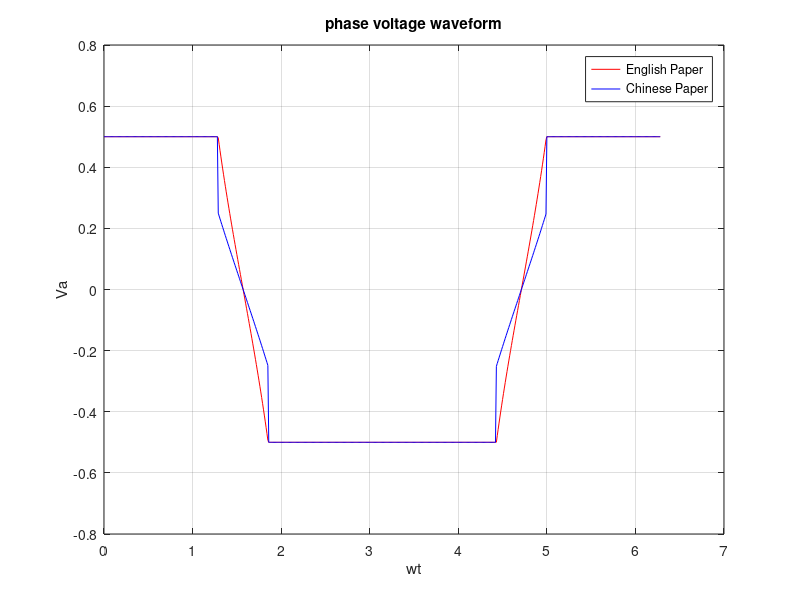

MATLAB code for this plot:
clear all

theta=0:0.01:2*pi;
Vs = 1.2;
Vdc = 1;
y = sqrt((3/4)*Vs*Vs-(9/16)) - sqrt(3)/4;
x = 1 + y / sqrt(3);
alpha = atan(y/x);
%constant

temp1 = (1/2)*Vs*Vdc;
temp2 = (1/2)*Vdc;
temp3 = sqrt(3);
temp4 = 1/sqrt(3);

y1 =  (temp2).*(theta>=0 & theta<(alpha)) ...%sector 1-1
    +(temp2).*(theta>=(alpha) & theta<(pi/3 - alpha)) ...%sector 1-2
    +(temp2).*(theta>=(pi/3 - alpha) & theta<(pi/3)) ...%sector 1-3
    +(temp2).*(theta>=(pi/3) & theta<(pi/3 + alpha)) ...%sector 2-1
    +((temp2)*((cos((theta-pi/3-alpha)*(pi/6)/(pi/6-alpha)) - temp3*sin((theta-pi/3-alpha)*(pi/6)/(pi/6-alpha)))./(cos((theta-pi/3-alpha)*(pi/6)/(pi/6-alpha)) + temp4*sin((theta-pi/3-alpha)*(pi/6)/(pi/6-alpha))))).*(theta>=(pi/3 + alpha) & theta<(2*pi/3 - alpha)) ...%sector 2-2
    +(-temp2).*(theta>=(2*pi/3 - alpha) & theta<(2*pi/3)) ...%sector 2-3
    +(-temp2).*(theta>=(2*pi/3) & theta<(2*pi/3 + alpha)) ...%sector 3-1
    +(-temp2).*(theta>=(2*pi/3 + alpha) & theta<(pi - alpha)) ...%sector 3-2
    +(-temp2).*(theta>=(pi - alpha) & theta<(pi)) ...%sector 3-3
    +(-temp2).*(theta>=(pi) & theta<(pi + alpha)) ...%sector 4-1
    +(-temp2).*(theta>=(pi + alpha) & theta<(4*pi/3 - alpha)) ...%sector 4-2
    +(-temp2).*(theta>=(4*pi/3 - alpha) & theta<(4*pi/3)) ...%sector 4-3
    +(-temp2).*(theta>=(4*pi/3) & theta<(4*pi/3 + alpha)) ...%sector 5-1
    +((temp2)*((-cos((theta-(pi*4/3)-alpha)*(pi/6)/(pi/6-alpha)) + temp3*sin((theta-(pi*4/3)-alpha)*(pi/6)/(pi/6-alpha)))./(cos((theta-(pi*4/3)-alpha)*(pi/6)/(pi/6-alpha)) + temp4*sin((theta-(pi*4/3)-alpha)*(pi/6)/(pi/6-alpha))))).*(theta>=(4*pi/3 + alpha) & theta<(5*pi/3 - alpha)) ...%sector 5-2
    +(temp2).*(theta>=(5*pi/3 - alpha) & theta<(5*pi/3)) ...%sector 5-3
    +(temp2).*(theta>=5*pi/3 & theta<(5*pi/3 + alpha)) ...%sector 6-1
    +(temp2).*(theta>=(5*pi/3 + alpha) & theta<(2*pi - alpha)) ...%sector 6-2
    +(temp2).*(theta>=(2*pi - alpha) & theta<=(2*pi));%sector 6-3

y2 =  (temp2).*(theta>=0 & theta<(alpha)) ...%sector 1-1
    +(temp2).*(theta>=(alpha) & theta<(pi/3 - alpha)) ...%sector 1-2
    +(temp2).*(theta>=(pi/3 - alpha) & theta<(pi/3)) ...%sector 1-3
    +(temp2).*(theta>=(pi/3) & theta<(pi/3 + alpha)) ...%sector 2-1
    +((temp2)*((cos(theta-pi/3) - temp3*sin(theta-pi/3))./(cos(theta-pi/3) + temp4*sin(theta-pi/3)))).*(theta>=(pi/3 + alpha) & theta<(2*pi/3 - alpha)) ...%sector 2-2
    +(-temp2).*(theta>=(2*pi/3 - alpha) & theta<(2*pi/3)) ...%sector 2-3
    +(-temp2).*(theta>=(2*pi/3) & theta<(2*pi/3 + alpha)) ...%sector 3-1
    +(-temp2).*(theta>=(2*pi/3 + alpha) & theta<(pi - alpha)) ...%sector 3-2
    +(-temp2).*(theta>=(pi - alpha) & theta<(pi)) ...%sector 3-3
    +(-temp2).*(theta>=(pi) & theta<(pi + alpha)) ...%sector 4-1
    +(-temp2).*(theta>=(pi + alpha) & theta<(4*pi/3 - alpha)) ...%sector 4-2
    +(-temp2).*(theta>=(4*pi/3 - alpha) & theta<(4*pi/3)) ...%sector 4-3
    +(-temp2).*(theta>=(4*pi/3) & theta<(4*pi/3 + alpha)) ...%sector 5-1
    +((temp2)*((-cos(theta-4*pi/3) + temp3*sin(theta-4*pi/3))./(cos(theta-4*pi/3) + temp4*sin(theta-4*pi/3)))).*(theta>=(4*pi/3 + alpha) & theta<(5*pi/3 - alpha)) ...%sector 5-2
    +(temp2).*(theta>=(5*pi/3 - alpha) & theta<(5*pi/3)) ...%sector 5-3
    +(temp2).*(theta>=5*pi/3 & theta<(5*pi/3 + alpha)) ...%sector 6-1
    +(temp2).*(theta>=(5*pi/3 + alpha) & theta<(2*pi - alpha)) ...%sector 6-2
    +(temp2).*(theta>=(2*pi - alpha) & theta<=(2*pi));%sector 6-3

plot(theta,y1,'r',theta,y2,'b')
leg1 = legend('English Paper','Chinese Paper');
set(leg1,'box','on');
xlabel('wt')  
ylabel('Va')
title('phase voltage waveform')
grid on